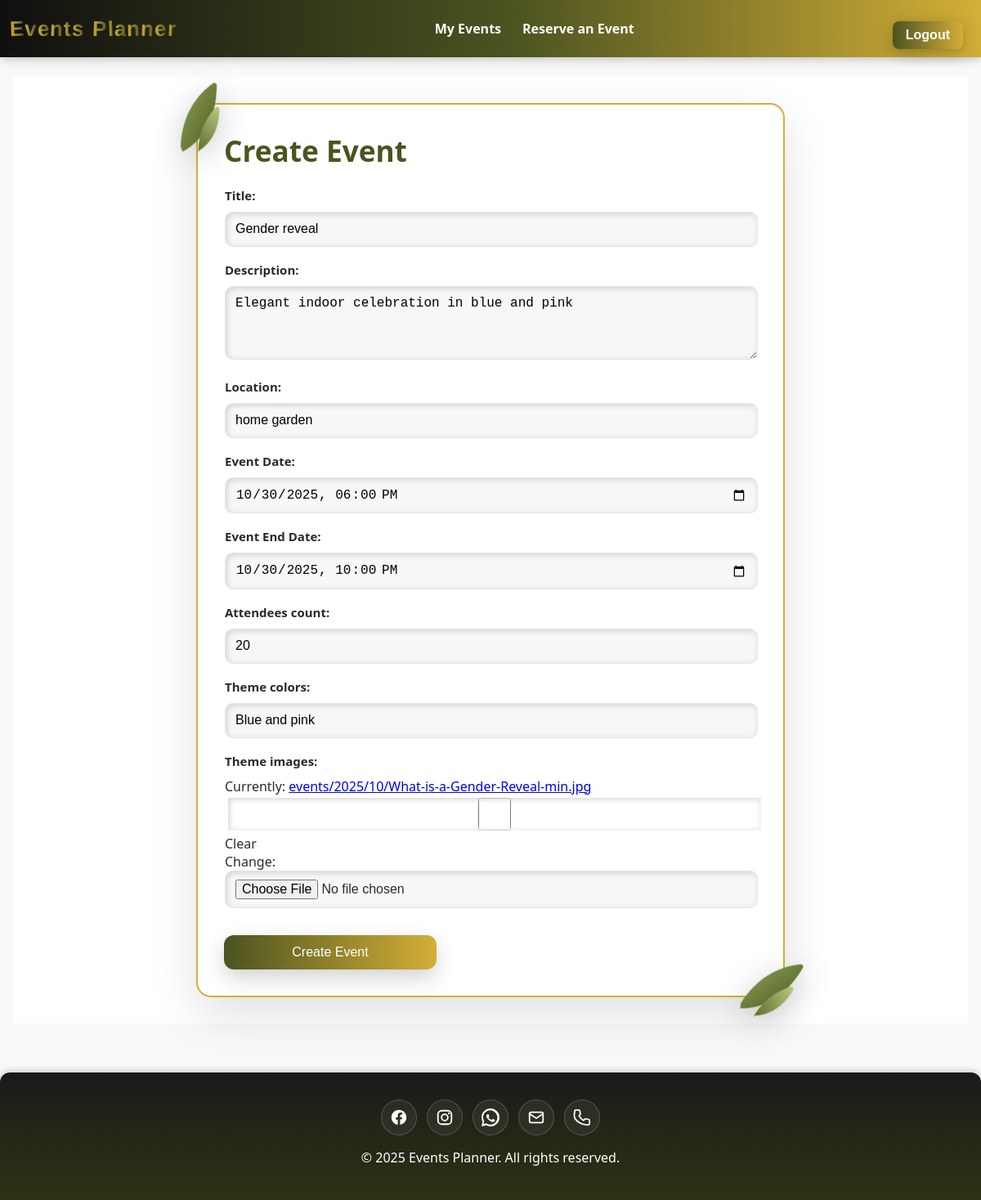
The page /events/2/update/ (signed in) on the database its author committed.
### main_app/models.py (models this page shows, shortened)
class Event(models.Model):
  title = models.CharField(max_length=200)
  description = models.TextField(max_length=500)
  location = models.TextField(max_length=500)
  start_date = models.DateTimeField('Event Date')
  end_date = models.DateTimeField('Event End Date')
  created_date = models.DateTimeField(auto_now=True)
  updated_date = models.DateTimeField(auto_now=True)
  attendees_count = models.IntegerField()
  theme_colors = models.CharField(max_length=100)
  theme_images = models.ImageField(upload_to='events/%Y/%m/',
        blank=True,
        null=True)
  user = models.ForeignKey(
        settings.AUTH_USER_MODEL,
        on_delete=models.CASCADE,
        related_name='events'
    )

### main_app/views.py (the view, shortened to what this page needs)
# urls.py: path('events/<int:pk>/update/', views.EventUpdate.as_view(), name='event-update'),
class EventUpdate(LoginRequiredMixin, UpdateView):
    model = Event
    form_class = EventForm
    def get_queryset(self):
        return Event.objects.filter(user=self.request.user)
    def dispatch(self, request, *args, **kwargs):
        event = self.get_object()
        if event.start_date < timezone.now() + timedelta(days=1):
            messages.error(request, 'You cannot edit this event less than 1 day before it starts.')
            return redirect('event-details', event_id=event.pk)
        return super().dispatch(request, *args, **kwargs)

### main_app/forms.py
class EventForm(forms.ModelForm):
    class Meta:
        model = Event
        fields = ['title','description','location','start_date','end_date','attendees_count','theme_colors','theme_images']
        widgets = {
            'title': forms.TextInput(attrs={'class': 'form-input', 'placeholder': 'Event title'}),
            'description': forms.Textarea(attrs={'class': 'form-input', 'rows': 3, 'placeholder': 'Event description'}),
            'location': forms.TextInput(attrs={'class': 'form-input', 'placeholder': 'Event location'}),
            'start_date': forms.DateTimeInput(attrs={
                'type': 'datetime-local',
                'class': 'form-input'
            }),
            'end_date': forms.DateTimeInput(attrs={
                'type': 'datetime-local',
                'class': 'form-input'
            }),
            'attendees_count': forms.NumberInput(attrs={'class': 'form-input', 'min': 0}),
            'theme_colors': forms.TextInput(attrs={'class': 'form-input'}),
            'theme_images': forms.ClearableFileInput(attrs={'class': 'form-input'}),
        }

### main_app/templates/main_app/event_form.html (shortened to what this page needs)
{% extends 'base.html' %}
{% load static %}
{% block head %}
<link rel="stylesheet" href="{% static 'css/event-form.css' %}">
{% endblock %}
{% block content %}
<div class="auth-container">
    <div class="form-container">
        <h1 class="title">Create Event</h1>
        <form method="POST" enctype="multipart/form-data">
            <table>
                {% for field in form %}
                <tr>
                    <th>{{ field.label_tag }}</th>
                    <td>
                        {{ field }}
                    </td>
                </tr>
                {% endfor %}
            </table>
            <button type="submit">Create Event</button>
        </form>
    </div>
</div>
{% endblock %}

### main_app/static/css/variables.css (style rules this page uses)
:root { --olive: #4b5320; --olive-900: #2d3314; --gold: #d4af37; --gold-300: #e6c77f; --black: #1a1a1a; --ink: #2a2a2a; --paper: #faf9f7; --white: #ffffff; --error-color: #d0021b; --stroke: rgba(0,0,0,.08); --shadow-strong: 0 6px 24px rgba(0,0,0,.18), 0 2px 8px rgba(0,0,0,.08); --header-gradient: linear-gradient(90deg, #0f0f0f, var(--olive) 52%, var(--gold)); --cta-gradient: linear-gradient(90deg, var(--olive), var(--gold)); --cta-hover-gradient: linear-gradient(90deg, var(--olive-900), #b99725); --font-sans: "Poppins", ui-sans-serif, system-ui, sans-serif; --surface: var(--paper); --surface-2: #f0eee9; --card: #ffffff; --border: #e0decc; --text: var(--ink); --muted: #5c5c5c; --shadow: 0 8px 20px rgba(0, 0, 0, 0.08); }

### main_app/static/css/base.css (style rules this page uses)
:root { --header-h: 70px; --page-max: 2000px; }
html, body { width: 100%; }
body { font-family: var(--font-sans); color: var(--ink); background: var(--paper); margin: 0 auto; max-width: var(--page-max); min-height: 100vh; overflow-x: hidden; }

### main_app/static/css/event-form.css (style rules this page uses)
:root { --card-w: min(720px, 100%); --leaf: url("../images/olive-leaf.svg"); --leaf-size: clamp(56px, 16vw, 120px); }
.auth-container { min-height: calc(100vh - var(--header-h)); display: grid; place-items: center; padding: clamp(16px, 3vw, 32px); background: #fff; box-sizing: border-box; }
.form-container { position: relative; width: var(--card-w); background: #fff; border: 2px solid var(--gold); border-radius: 18px; padding: clamp(20px, 4vw, 32px); box-shadow: 0 22px 60px rgba(0, 0, 0, .12); box-sizing: border-box; z-index: 0; }
.form-container::before, .form-container::after { content: ""; position: absolute; width: var(--leaf-size); height: var(--leaf-size); background-image: var(--leaf); background-repeat: no-repeat; background-size: contain; background-position: center; pointer-events: none; filter: drop-shadow(0 8px 18px rgba(0, 0, 0, .18)); z-index: -1; }
.form-container::before { top: -49px; left: -47px; transform: rotate(-16deg); }
.form-container::after { bottom: -51px; right: -58px; transform: rotate(14deg); }
.title { margin: 0 0 20px; font-weight: 800; color: var(--olive); font-size: clamp(1.6rem, 4vw, 2.2rem); text-align: left; }
table { width: 100%; border-collapse: collapse; }
tr { display: block; margin-bottom: 16px; }
th { display: block; text-align: left; font-weight: 700; font-size: 15px; margin-bottom: 8px; }
td { display: block; width: 100%; }
input, select, textarea { width: 100%; box-sizing: border-box; font-size: 16px; line-height: 1.3; padding: 10px 12px; height: auto; min-height: 40px; border: 1px solid var(--stroke); border-radius: 10px; background: #f6f7f8; outline: none; box-shadow: inset -2px -2px 6px #f0f0f0, inset 2px 2px 6px #d3cfcf; transition: border-color .2s ease, box-shadow .2s ease, background .2s ease; }
textarea { resize: vertical; min-height: 90px; }
button { font-size: 16px; width: 100%; max-width: 260px; padding: 12px; border: none; color: #fff; background: var(--cta-gradient); border-radius: 12px; cursor: pointer; transition: .2s all; box-shadow: 0 10px 26px rgba(0, 0, 0, .18); display: block; margin: 16px 0 0; }

### rows shown on the page
Event: form "Gender reveal" "Elegant indoor celebration in blue and pink" "home garden" "10/30/2025 18:00" "10/30/2025 22:00" "20" "Blue and pink"

### other values the page prints
{{ field.label_tag }} "Title:" "Description:" "Location:" "Event Date:" "Event End Date:" "Attendees count:" "Theme colors:" "Theme images:"
